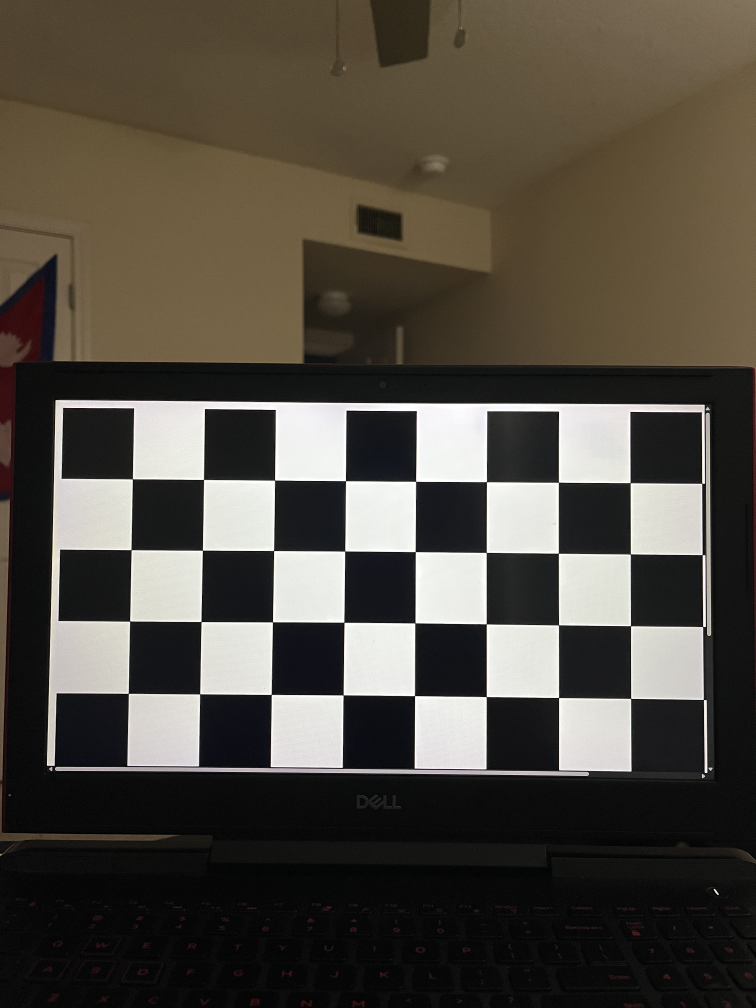
#> input picture data/calib/IMG_3901.JPG, 3024 x 4032 px, given in place of calib, which was not available (shown at 1/4 size)
$ python calibrate_camera.py --images data/calib
#> lines starting #> are read from the running program, lines starting #| are printed output that depends on the picture; pictures that were not available may be replaced by others from this repository, and a replacement may not be noted
"""
Step 1: Camera Calibration (OpenCV)
- Detect chessboard corners from smartphone images
- Calibrate intrinsics K and distortion dist
- Save outputs to NPZ + JSON report (reprojection errors, settings)

Example (PowerShell):
  python .\calibrate_camera_fixed.py --images "data/calib/*.jpg" --cols 9 --rows 6 --square_size 0.025 --out outputs/calibration.npz --report outputs/calibration_report.json --show
"""

import cv2
import numpy as np
import glob
import argparse
import os
import json


def compute_reprojection_errors(objpoints, imgpoints, rvecs, tvecs, K, dist):
    """Per-view mean reprojection error (pixels) and overall mean."""
    per_view = []
    total_err = 0.0
    total_pts = 0

    for i in range(len(objpoints)):
        proj, _ = cv2.projectPoints(objpoints[i], rvecs[i], tvecs[i], K, dist)
        proj = proj.reshape(-1, 2)
        obs = imgpoints[i].reshape(-1, 2)

        err = np.linalg.norm(obs - proj, axis=1)  # per-point error
        per_view.append(float(np.mean(err)))

        total_err += float(np.sum(err))
        total_pts += int(err.size)

    overall_mean = float(total_err / max(total_pts, 1))
    return per_view, overall_mean


def main():
    parser = argparse.ArgumentParser(description="Step 1: Camera Calibration (OpenCV)")
    parser.add_argument("--images", default="data/calib/*.jpg",
                        help="Glob pattern to chessboard images, e.g. data/calib/*.jpg")
    parser.add_argument("--rows", type=int, default=4, help="Number of INNER corners (rows)")
    parser.add_argument("--cols", type=int, default=8, help="Number of INNER corners (cols)")
    parser.add_argument("--square_size", type=float, default=0.037, help="Square size in meters (e.g. 0.025=25mm)")
    parser.add_argument("--out", default="outputs/calibration.npz", help="Output NPZ file")
    parser.add_argument("--report", default="outputs/calibration_report.json", help="Output JSON report")
    parser.add_argument("--show", action="store_true", help="Show detected corners while processing")
    parser.add_argument("--min_images", type=int, default=10, help="Minimum successful images required")
    args = parser.parse_args()

    images = sorted(glob.glob(args.images))
    if not images:
        raise FileNotFoundError(f"No images found: {args.images}")

    os.makedirs(os.path.dirname(args.out) or ".", exist_ok=True)
    os.makedirs(os.path.dirname(args.report) or ".", exist_ok=True)

    pattern_size = (args.cols, args.rows)  # (cols, rows)
    criteria = (cv2.TERM_CRITERIA_EPS + cv2.TERM_CRITERIA_MAX_ITER, 30, 1e-6)

    # Prepare object points (Z=0 plane), scaled by square size
    objp = np.zeros((args.rows * args.cols, 3), np.float32)
    objp[:, :2] = np.mgrid[0:args.cols, 0:args.rows].T.reshape(-1, 2)
    objp *= float(args.square_size)

    objpoints = []  # 3D points in world
    imgpoints = []  # 2D points in image
    used_files = []
    img_size = None

    print(f"[INFO] Found {len(images)} images. Detecting corners...")

    for fname in images:
        img = cv2.imread(fname)
#> img is the input picture: shape (4032, 3024, 3); mean B, G, R 65.5, 74.4, 79.8
        if img is None:
            print(f"[WARN] Could not read: {fname}")
            continue

        gray = cv2.cvtColor(img, cv2.COLOR_BGR2GRAY)
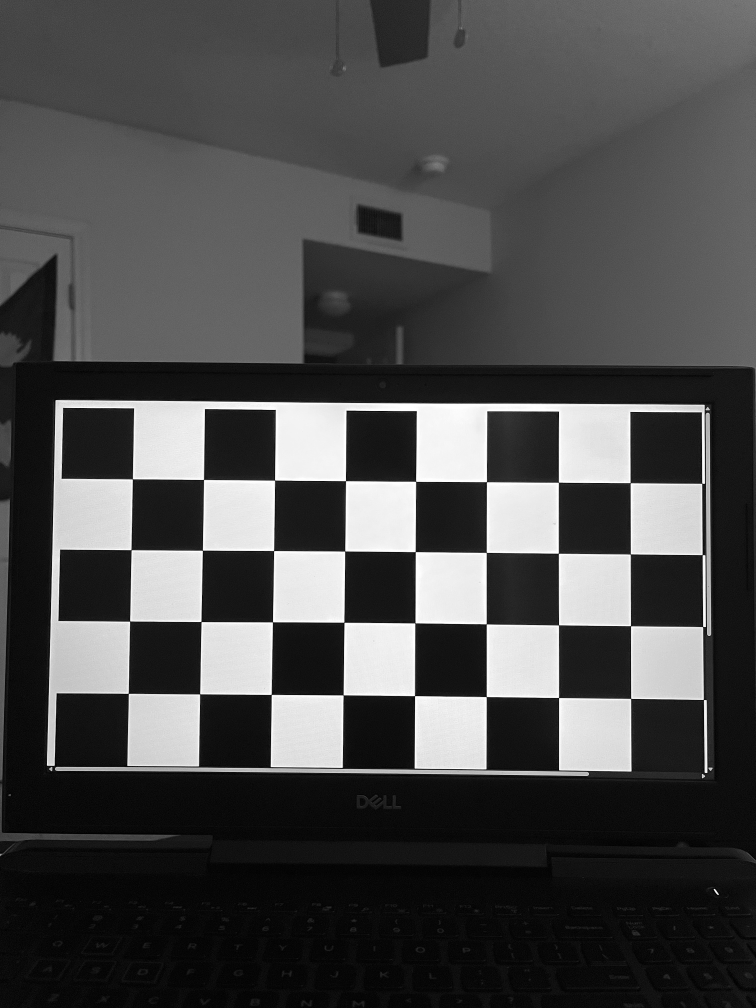
#> gray: shape (4032, 3024) (shown at 1/4 size); min 0, max 255, mean 75
        img_size = (gray.shape[1], gray.shape[0])  # (w, h)
#> img_size = (3024, 4032)

        ret, corners = cv2.findChessboardCorners(gray, pattern_size, None)
#> ret = True; corners = 32 rows, first 8: [530.6, 1916.8], [815.7, 1919.1], [1100, 1922], [1383.2, 1924.4], [1664.4, 1926.7], [1947.1, 1928.7], [2234.6, 1930.2], [2522, 1932.6]
        if not ret:
            print(f" - Failed: {fname}")
            continue

        corners2 = cv2.cornerSubPix(gray, corners, (11, 11), (-1, -1), criteria)
#> corners2 = 32 rows, first 8: [530.7, 1916.8], [815.7, 1919.2], [1100, 1921.9], [1383.2, 1924.5], [1664.4, 1926.9], [1947, 1928.6], [2234.7, 1930.3], [2522, 1932.5]
        objpoints.append(objp)
        imgpoints.append(corners2)
        used_files.append(fname)
        print(f" - Detected: {fname}")

        if args.show:
            vis = cv2.drawChessboardCorners(img.copy(), pattern_size, corners2, ret)
            cv2.imshow("Corners", vis)
            cv2.waitKey(150)

    if args.show:
        cv2.destroyAllWindows()

    if img_size is None or len(objpoints) == 0:
        raise RuntimeError("No valid detections. Check chessboard size (rows/cols) and image quality.")

    if len(objpoints) < args.min_images:
        print(f"[WARN] Only {len(objpoints)} valid images. Calibration may be poor (recommended 15–25).")

    print("\n[INFO] Calibrating camera...")
    rms, K, dist, rvecs, tvecs = cv2.calibrateCamera(objpoints, imgpoints, img_size, None, None)
#> rms = 0.525; K = [[3241, 0, 1530.9], [0, 3241.5, 2081.6], [0, 0, 1]]; dist = [[0.374, -3.46, 0.00254, 0.00135, 10.53]]; rvecs = ([-0.0321, 0.00588, 0.00834],); tvecs = ([-0.13, -0.0216, 0.428],)

    per_view_err, mean_err = compute_reprojection_errors(objpoints, imgpoints, rvecs, tvecs, K, dist)
#> the loop in compute_reprojection_errors, `for i in range(len(objpoints)):` made 1 pass
#> (total_err, total_pts) on pass 1: (15.23, 32)
#> after the loop in compute_reprojection_errors, `for i in range(len(objpoints)):`: per_view = [0.476]; total_err = 15.23; total_pts = 32
#> in compute_reprojection_errors, `overall_mean = float(total_err / max(total_pts, 1))`: overall_mean = 0.476
#> per_view_err = [0.476]; mean_err = 0.476

    # Recommended camera matrix for undistortion (alpha=0 crops black borders)
    newK, roi = cv2.getOptimalNewCameraMatrix(K, dist, img_size, alpha=0.0, centerPrincipalPoint=True)
#> newK = [[7681.7, 0, 1511.5], [0, 7682.7, 2015.5], [0, 0, 1]]; roi = (0, 0, 3024, 4032)

    print("\n=== Calibration Results ===")
    print(f"OpenCV RMS reprojection error: {rms:.4f} px")
#| OpenCV RMS reprojection error: 0.5245 px
    print(f"Mean reprojection error:      {mean_err:.4f} px")
#| Mean reprojection error:      0.4759 px
    print("Camera Matrix (K):\n", K)
#| Camera Matrix (K):
#|  [[3.24103116e+03 0.00000000e+00 1.53086875e+03]
#|  [0.00000000e+00 3.24145530e+03 2.08162757e+03]
#|  [0.00000000e+00 0.00000000e+00 1.00000000e+00]]
    print("Distortion (dist):\n", dist.ravel())
#| Distortion (dist):
#|  [ 3.73617936e-01 -3.46118561e+00  2.54310393e-03  1.35257963e-03
#|   1.05327672e+01]

    np.savez(
        args.out,
        K=K,
        dist=dist,
        rms=float(rms),
        mean_reproj_err=float(mean_err),
        per_view_reproj_err=np.array(per_view_err, dtype=np.float32),
        img_size=np.array(img_size, dtype=np.int32),
        pattern_size=np.array([args.cols, args.rows], dtype=np.int32),
        square_size=float(args.square_size),
        newK=newK,
        roi=np.array(roi, dtype=np.int32),
        used_files=np.array(used_files, dtype=object),
    )
    print(f"\n[SAVED] {args.out}")

    report = {
        "images_glob": args.images,
        "num_images_total": int(len(images)),
        "num_images_used": int(len(objpoints)),
        "pattern_inner_corners": {"cols": int(args.cols), "rows": int(args.rows)},
        "square_size_m": float(args.square_size),
        "image_size_px": {"width": int(img_size[0]), "height": int(img_size[1])},
        "opencv_rms_reprojection_error_px": float(rms),
        "mean_reprojection_error_px": float(mean_err),
        "per_view_mean_reprojection_error_px": [float(x) for x in per_view_err],
        "camera_matrix_K": K.tolist(),
        "distortion_coeffs": dist.ravel().tolist(),
        "new_camera_matrix_newK": newK.tolist(),
        "roi": [int(x) for x in roi],
        "used_files": used_files,
        "notes": "Take 15–25 smartphone images with varied angles/positions for best results.",
    }
    with open(args.report, "w", encoding="utf-8") as f:
        json.dump(report, f, indent=2)
    print(f"[SAVED] {args.report}")


if __name__ == "__main__":
    main()

$ run again, on data/calib/IMG_3905.JPG
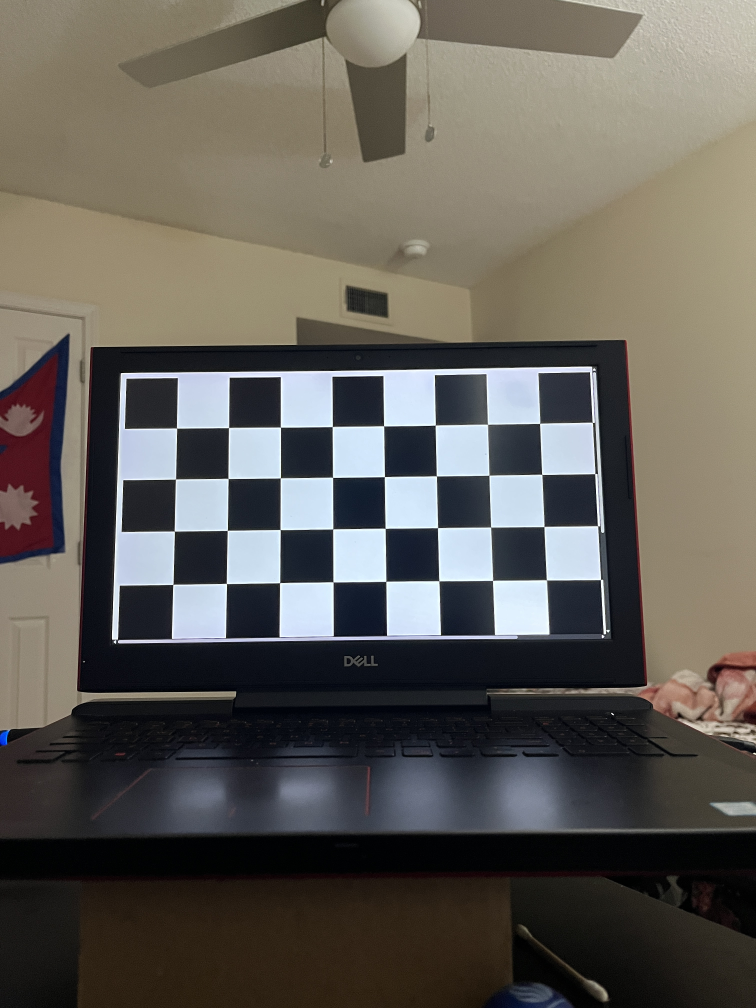
#> input picture data/calib/IMG_3905.JPG, 3024 x 4032 px, given in place of calib, which was not available (shown at 1/4 size)
#> in main, img is the input picture: shape (4032, 3024, 3); mean B, G, R 87.3, 93.7, 97.3
#> in main, `gray = cv2.cvtColor(img, cv2.COLOR_BGR2GRAY)`:
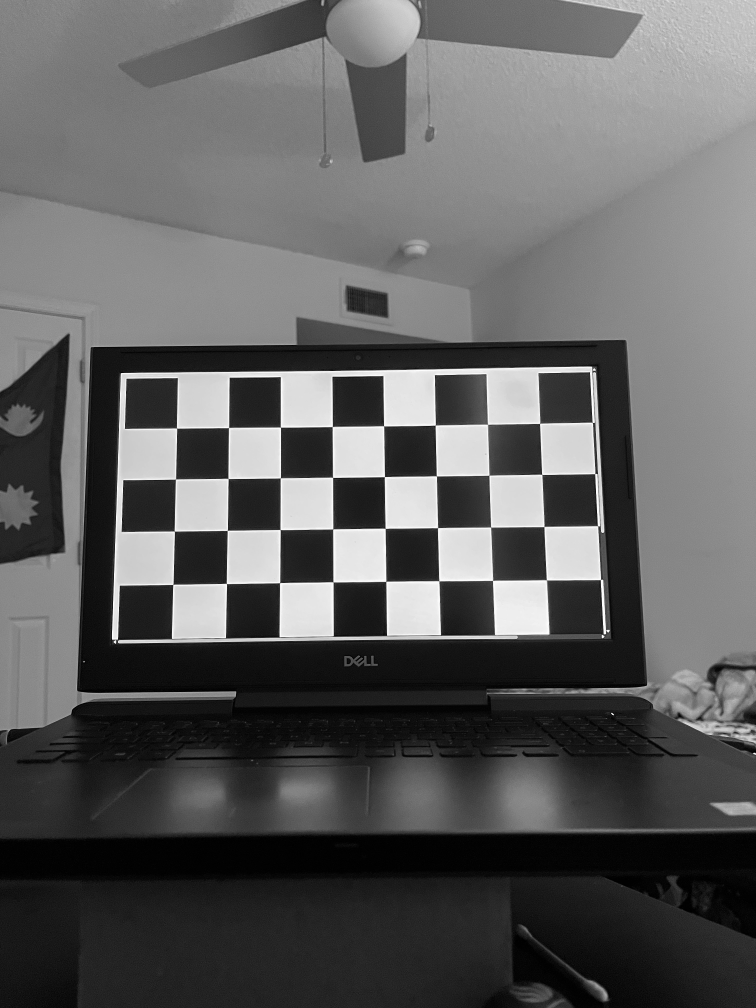
#> gray: shape (4032, 3024) (shown at 1/4 size); min 0, max 255, mean 94.1
#> ret = True; corners = 32 rows, first 8: [708, 1714], [916.1, 1711.5], [1123, 1710.2], [1329.8, 1708.4], [1535.8, 1704.8], [1742.5, 1701.9], [1950.6, 1698], [2160.2, 1695]
#> corners2 = 32 rows, first 8: [708, 1714], [915.9, 1711.8], [1123.1, 1710.2], [1330.2, 1707.9], [1536.2, 1705.2], [1742.3, 1702.2], [1951.5, 1698.7], [2160.2, 1694.9]
#> rms = 0.478; K = [[1634.4, 0, 1499.4], [0, 1619.7, 1957.6], [0, 0, 1]]; dist = [[0.13, -0.554, -0.0011, 0.000437, 0.904]]; rvecs = ([-0.0748, 0.00503, -0.0126],); tvecs = ([-0.141, -0.0439, 0.295],)
#> the loop in compute_reprojection_errors, `for i in range(len(objpoints)):` made 1 pass
#> (total_err, total_pts) on pass 1: (13.31, 32)
#> after the loop in compute_reprojection_errors, `for i in range(len(objpoints)):`: per_view = [0.416]; total_err = 13.31; total_pts = 32
#> overall_mean = 0.416
#> per_view_err = [0.416]; mean_err = 0.416
#> newK = [[19337.9, 0, 1511.5], [0, 19163.7, 2015.5], [0, 0, 1]]; roi = (0, 0, 3023, 4032)
#| OpenCV RMS reprojection error: 0.4776 px
#| Mean reprojection error:      0.4160 px
#| Camera Matrix (K):
#|  [[1.63443765e+03 0.00000000e+00 1.49939000e+03]
#|  [0.00000000e+00 1.61971477e+03 1.95761703e+03]
#|  [0.00000000e+00 0.00000000e+00 1.00000000e+00]]
#| Distortion (dist):
#|  [ 1.30329879e-01 -5.54320168e-01 -1.10484254e-03  4.36674704e-04
#|   9.03506897e-01]

$ run again, on data/calib/IMG_3907.JPG
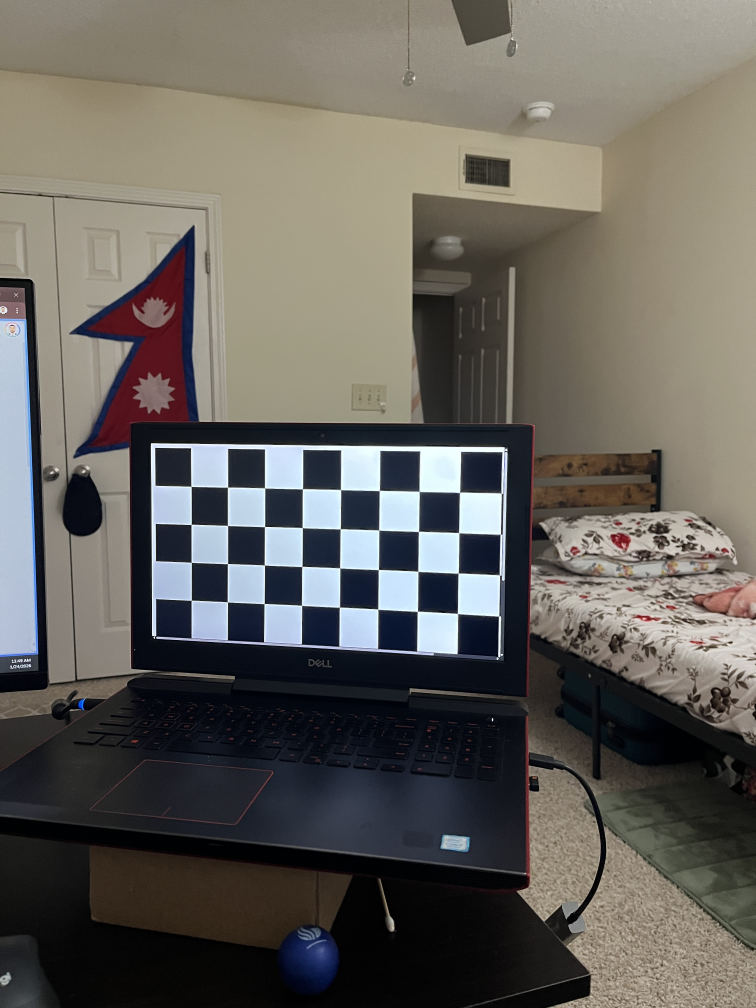
#> input picture data/calib/IMG_3907.JPG, 3024 x 4032 px, given in place of calib, which was not available (shown at 1/4 size)
#> in main, img is the input picture: shape (4032, 3024, 3); mean B, G, R 92.2, 97.9, 101.1
#> in main, `gray = cv2.cvtColor(img, cv2.COLOR_BGR2GRAY)`:
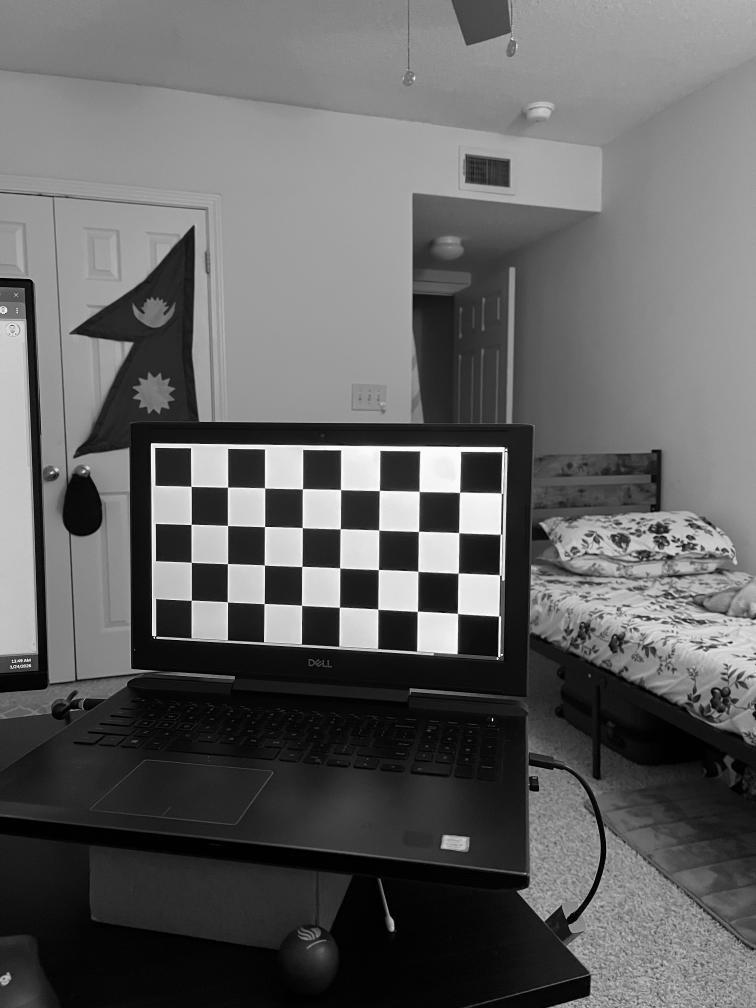
#> gray: shape (4032, 3024) (shown at 1/4 size); min 0, max 255, mean 98.2
#> ret = True; corners = 32 rows, first 8: [765.3, 1946.7], [912.3, 1949.4], [1060.1, 1953.5], [1209.8, 1958.1], [1364, 1960.3], [1518.3, 1963.7], [1677.5, 1966.6], [1839.6, 1970.5]
#> corners2 = 32 rows, first 8: [765.6, 1947.1], [911.8, 1949.9], [1060.2, 1953.5], [1211.3, 1957], [1363.8, 1960.4], [1518.5, 1963.6], [1677.8, 1967.1], [1839.2, 1970.8]
#> rms = 0.374; K = [[3821.2, 0, 1397.3], [0, 3794.1, 2100.4], [0, 0, 1]]; dist = [[0.828, -28.43, 0.0108, -0.00985, 341.6]]; rvecs = ([0.0842, 0.245, 0.0199],); tvecs = ([-0.151, -0.0374, 0.928],)
#> the loop in compute_reprojection_errors, `for i in range(len(objpoints)):` made 1 pass
#> (total_err, total_pts) on pass 1: (10.71, 32)
#> after the loop in compute_reprojection_errors, `for i in range(len(objpoints)):`: per_view = [0.335]; total_err = 10.71; total_pts = 32
#> overall_mean = 0.335
#> per_view_err = [0.335]; mean_err = 0.335
#> newK = [[121569.4, 0, 1511.5], [0, 120708.7, 2015.5], [0, 0, 1]]; roi = (0, 0, 3024, 4032)
#| OpenCV RMS reprojection error: 0.3740 px
#| Mean reprojection error:      0.3346 px
#| Camera Matrix (K):
#|  [[3.82117452e+03 0.00000000e+00 1.39732854e+03]
#|  [0.00000000e+00 3.79412155e+03 2.10036650e+03]
#|  [0.00000000e+00 0.00000000e+00 1.00000000e+00]]
#| Distortion (dist):
#|  [ 8.28333568e-01 -2.84284699e+01  1.08243119e-02 -9.85059499e-03
#|   3.41609259e+02]
